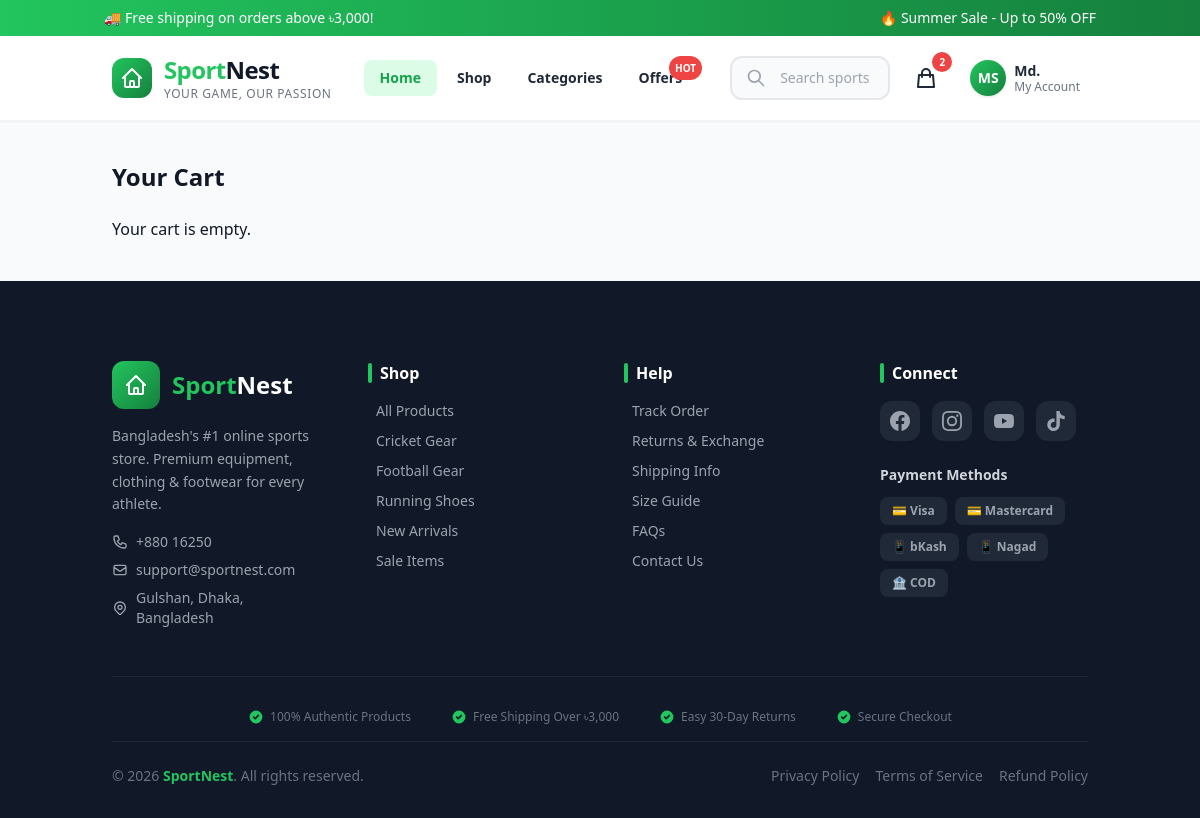
Screenshot of /shop/cart/ (signed in) with the database file from the repository.
### accounts/models.py (models this page shows, shortened)
class User(AbstractUser):
    email = models.EmailField('email address', unique=True)
    phone = models.CharField(max_length=20, blank=True)
    avatar = models.ImageField(upload_to='avatars/', blank=True, null=True)
    address = models.TextField(blank=True)
    city = models.CharField(max_length=100, blank=True)
    postal_code = models.CharField(max_length=20, blank=True)
    newsletter = models.BooleanField(default=False)
    created_at = models.DateTimeField(auto_now_add=True)
    updated_at = models.DateTimeField(auto_now=True)
    USERNAME_FIELD = 'email'
    REQUIRED_FIELDS = ['username', 'first_name', 'last_name']
    class Meta:
        db_table = 'users'
        verbose_name = 'User'
        verbose_name_plural = 'Users'

### shop/views.py (the view, shortened to what this page needs)
# urls.py: path('', views.cart_detail, name='cart_detail'),
def cart_detail(request):
    cart = _get_cart(request)
    product_ids = [int(pid) for pid in cart.keys()] if cart else []
    products = Product.objects.filter(id__in=product_ids, is_active=True)
    items = []
    total = 0
    return render(request, 'shop/cart_detail.html', {'items': items, 'total': total})

### cart/context_processors.py (called while the page is built, shortened)
def cart_context(request):
    cart_count = 0
    cart_total = 0
    if request.user.is_authenticated:
        try:
            cart = Cart.objects.get(user=request.user)
            cart_count = cart.total_items
            cart_total = cart.total
        except Cart.DoesNotExist:
            pass
    return {
        'cart_count': cart_count,
        'cart_total': cart_total,
    }

### cart/models.py (called while the page is built)
    @property
    def total_items(self):
        return self.items.aggregate(total=models.Sum('quantity'))['total'] or 0

    @property
    def subtotal(self):
        return sum(item.total_price for item in self.items.all())

    @property
    def discount(self):
        if self.coupon and self.coupon.is_valid() and self.subtotal >= self.coupon.minimum_purchase:
            return self.coupon.discount_amount
        return 0

    @property
    def total(self):
        return max(self.subtotal - self.discount, 0)

    @property
    def total_price(self):
        return self.product.price * self.quantity

### shop/views.py (called while the page is built)
def _get_cart(request):
    return request.session.get('cart', {})

### shop/templates/shop/cart_detail.html (shortened to what this page needs)
{% extends 'base.html' %}
{% block content %}
<section class="py-10">
  <div class="container mx-auto px-4 sm:px-6">
    <h1 class="text-2xl font-bold mb-6">Your Cart</h1>
    {% if items %}
      <div class="space-y-4">
        {% for item in items %}
        <div class="p-4 border rounded-xl bg-white flex items-center justify-between gap-4">
          <div>
            <p class="font-semibold">{{ item.product.name }}</p>
            <p class="text-sm text-gray-500">৳{{ item.product.price }} × {{ item.quantity }}</p>
          </div>
          <div class="text-right">
            <p class="font-bold">৳{{ item.subtotal }}</p>
            <a href="{% url 'shop:cart_remove' item.product.slug %}" class="text-sm text-red-500">Remove</a>
          </div>
        </div>
        {% endfor %}
      </div>
      <div class="mt-6 text-right">
        <p class="text-lg">Total: <span class="font-bold text-emerald-600">৳{{ total }}</span></p>
      </div>
    {% else %}
      <p>Your cart is empty.</p>
    {% endif %}
  </div>
</section>
{% endblock %}

### templates/includes/header.html (shortened to what this page needs)
<header class="sticky top-0 z-50">
    <div class="hidden sm:block text-white text-xs sm:text-sm py-2 bg-gradient-to-r from-green-500 to-green-700">
        <div class="container mx-auto px-4">
            <div class="flex items-center justify-between">
                <p class="font-medium">🚚 Free shipping on orders above ৳3,000!</p>
                <p class="hidden md:block">🔥 Summer Sale - Up to 50% OFF</p>
            </div>
        </div>
    </div>
    <div class="backdrop-blur-md bg-white/90 shadow-sm border-b border-gray-100">
        <div class="container mx-auto px-4 sm:px-6">
            <div class="flex items-center justify-between gap-4 lg:gap-8 py-3 lg:py-4">
                <a href="/" class="flex items-center gap-2 sm:gap-3 group flex-shrink-0">
                    <div class="w-8 h-8 sm:w-10 sm:h-10 rounded-lg sm:rounded-xl flex items-center justify-center transition-transform duration-300 group-hover:scale-110 bg-gradient-to-br from-green-500 to-green-700">
                    </div>
                    <div>
                        <h1 class="text-lg sm:text-xl lg:text-2xl font-black tracking-tight leading-none">
                            <span class="text-green-500">Sport</span><span class="text-gray-900">Nest</span>
                        </h1>
                        <p class="text-[8px] sm:text-[10px] lg:text-xs font-medium text-gray-500 tracking-wider hidden xs:block">YOUR GAME, OUR PASSION</p>
                    </div>
                </a>
                <nav class="hidden lg:flex items-center gap-1">
                    <a href="/" class="px-4 py-2 rounded-lg text-sm font-semibold bg-green-100 text-green-600">Home</a>
                    <a href="{% url 'shop:all_products' %}" class="px-4 py-2 rounded-lg text-sm font-semibold text-gray-800 hover:bg-green-100 hover:text-green-600 transition">Shop</a>
                    <a href="{% url 'shop:shop_home' %}" class="px-4 py-2 rounded-lg text-sm font-semibold text-gray-800 hover:bg-green-100 hover:text-green-600 transition">Categories</a>
                    <a href="{% url 'shop:offers' %}" class="px-4 py-2 rounded-lg text-sm font-semibold text-gray-800 hover:bg-green-100 hover:text-green-600 transition relative">
                        Offers
                        <span class="absolute -top-1 -right-1 text-[10px] font-bold px-1.5 py-0.5 rounded-full text-white bg-red-500 animate-pulse">HOT</span>
                    </a>
                </nav>
                <div class="flex items-center gap-2 sm:gap-3 lg:gap-4 flex-1 max-w-2xl justify-end">
                    <div class="hidden sm:flex flex-1 relative group max-w-xs lg:max-w-md">
                        <div class="absolute inset-y-0 left-0 pl-3 lg:pl-4 flex items-center pointer-events-none">
                        </div>
                        <input type="text" placeholder="Search sports gear..." class="w-full pl-9 lg:pl-12 pr-3 lg:pr-4 py-2 lg:py-2.5 rounded-lg lg:rounded-xl text-xs lg:text-sm border-2 border-gray-200 bg-gray-50 focus:border-green-500 focus:bg-white focus:outline-none focus:ring-4 focus:ring-green-100 transition-all">
                    </div>
                    <a href="{% url 'cart:cart_detail' %}" class="relative p-2 rounded-lg lg:rounded-xl text-gray-800 hover:bg-green-100 hover:text-green-600 transition-all duration-300" aria-label="Cart">
                        <svg class="w-5 h-5 lg:w-6 lg:h-6" fill="none" stroke="currentColor" viewBox="0 0 24 24">
                            <path stroke-linecap="round" stroke-linejoin="round" stroke-width="2" d="M16 11V7a4 4 0 00-8 0v4M5 9h14l1 12H4L5 9z"/>
                        </svg>
                        <span id="cartBadge" class="absolute -top-1.5 -right-1.5 text-[10px] font-bold rounded-full min-w-[20px] h-5 flex items-center justify-center text-white bg-red-500 px-1.5" {% if cart_count <= 0 %}style="display: none;"{% endif %}>
                            {{ cart_count }}
                        </span>
                    </a>
                    {% if user.is_authenticated %}
                    <div class="relative group hidden sm:block">
                        <button class="flex items-center gap-2 p-2 rounded-lg lg:rounded-xl text-gray-800 hover:bg-green-100 transition-all">
                            {% if user.avatar %}
                                <img src="{{ user.avatar.url }}" alt="{{ user.get_full_name }}" class="w-8 h-8 lg:w-9 lg:h-9 rounded-full object-cover border-2 border-white shadow">
                            {% else %}
                                <div class="w-8 h-8 lg:w-9 lg:h-9 rounded-full bg-gradient-to-br from-green-500 to-green-700 flex items-center justify-center text-white font-bold text-xs lg:text-sm shadow">
                                    {{ user.first_name|first|upper }}{{ user.last_name|first|upper }}
                                </div>
                            {% endif %}
                            <div class="hidden lg:block text-left">
                                <p class="text-sm font-semibold leading-tight">{{ user.first_name|default:"User" }}</p>
                                <p class="text-xs text-gray-500 leading-tight">My Account</p>
                            </div>
                        </button>
                    </div>
                    {% else %}
                    <a href="{% url 'accounts:login' %}" class="hidden sm:flex items-center gap-2 px-4 lg:px-5 py-2 lg:py-2.5 rounded-lg lg:rounded-xl text-white font-semibold text-xs lg:text-sm bg-gradient-to-br from-green-500 to-green-700 hover:shadow-lg transition-all duration-300">Sign In</a>
                    {% endif %}
                </div>
            </div>
        </div>
    </div>
</header>

### templates/base.html (style rules this page uses)
:root { --primary: #22C55E; --primary-dark: #16A34A; --light-green: #DCFCE7; --white: #FFFFFF; --text: #111827; --text-light: #6B7280; --bg-light: #F9FAFB; --border: #E5E7EB; }
*, *::before, *::after { margin: 0; padding: 0; box-sizing: border-box; }
html { scroll-behavior: smooth; -webkit-tap-highlight-color: transparent; }
body { font-family: 'Segoe UI', system-ui, -apple-system, BlinkMacSystemFont, sans-serif; color: var(--text); background-color: var(--bg-light); line-height: 1.6; min-height: 100vh; display: flex; flex-direction: column; overflow-x: hidden; -webkit-font-smoothing: antialiased; -moz-osx-font-smoothing: grayscale; }
a, button, input, select, textarea { transition: all 0.3s ease; }
a { text-decoration: none; color: inherit; }
.container { width: 100%; max-width: 1280px; margin-left: auto; margin-right: auto; padding-left: 1rem; padding-right: 1rem; }
@media (min-width: 640px) { .container { padding-left: 1.5rem; padding-right: 1.5rem; } }
@media (min-width: 1024px) { .container { padding-left: 2rem; padding-right: 2rem; } }

### rows the page displays
User: first_name|first "M", last_name|first "S", first_name "Md."

### other values shown
{{ cart_count }} "2"
